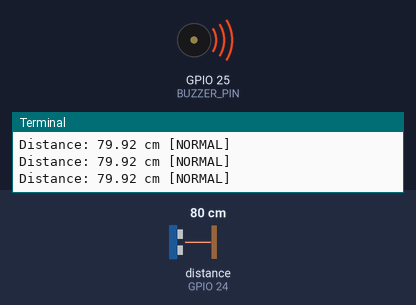
The program below on a simulated Raspberry Pi (BCM pin numbers). Shown: buzzer (waves = sounding, pin HIGH), the last lines printed to the terminal. Inputs (shaded band) come from the test bench; at power-on: distance to the obstacle (sensor on GPIO 24) 80 cm. The echo pulse lasts 58.3 µs per cm; the clock reads 2024-03-15 10:24:30 at power-on unless the program sets it; pins used as bus, display or sensor lines are not drawn.

Above: at 3.2 s.
3.3 s: distance to the obstacle (sensor on GPIO 24) set to 22 cm
4.8 s: distance to the obstacle (sensor on GPIO 24) set to 17 cm
At 5.5 s:
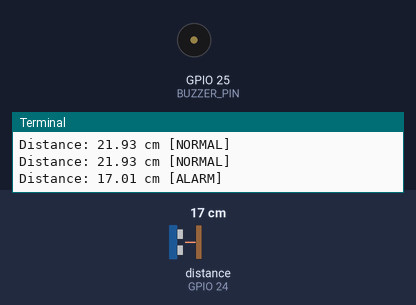
6.5 s: distance to the obstacle (sensor on GPIO 24) set to 35 cm
At 6.9 s:
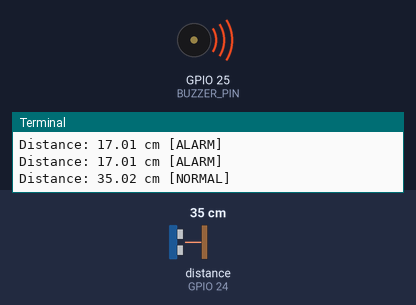
8.0 s: distance to the obstacle (sensor on GPIO 24) set to 2 cm
At 9.5 s:
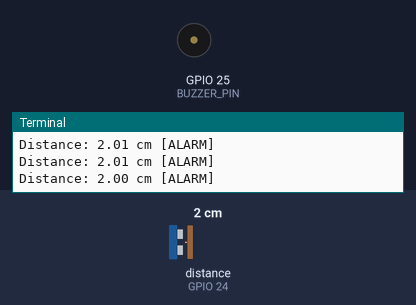
Timing chart, 0 to 10.5 s (numbered marks = the images above; inputs shaded):
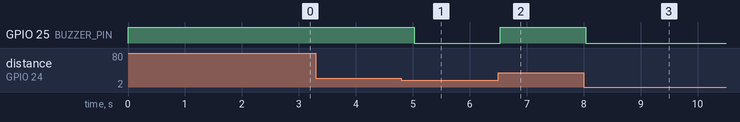

The program:

distance_with_buzzer_v1.py
```python
#!/usr/bin/env python3
# -*- coding: utf-8 -*-

"""
超声波测距系统 - 使用HC-SR04传感器与蜂鸣器报警

该程序通过HC-SR04超声波传感器测量距离，并根据设定的阈值控制蜂鸣器报警。

使用低电平触发蜂鸣器

硬件连接：
- HC-SR04传感器触发引脚(TRIG)连接到GPIO23
- HC-SR04传感器回声引脚(ECHO)连接到GPIO24
- 有源蜂鸣器控制引脚连接到GPIO25
"""

import RPi.GPIO as GPIO
import time

# 定义引脚
TRIG_PIN = 23
ECHO_PIN = 24
BUZZER_PIN = 25

# 设置GPIO模式和引脚
GPIO.setmode(GPIO.BCM)
GPIO.setup(TRIG_PIN, GPIO.OUT, initial=GPIO.LOW)
GPIO.setup(ECHO_PIN, GPIO.IN)
GPIO.setup(BUZZER_PIN, GPIO.OUT, initial=GPIO.HIGH)

# 传感器稳定时间
time.sleep(2)

# 测量距离的函数
def measure():
    try:
        # 发送触发信号
        GPIO.output(TRIG_PIN, GPIO.HIGH)
        time.sleep(0.00001)  # 10微秒脉冲
        GPIO.output(TRIG_PIN, GPIO.LOW)
        t0 = time.time()

        # 等待回声信号发出
        while GPIO.input(ECHO_PIN) == GPIO.LOW:
            if time.time() - t0 > 0.038:
                return float('inf')

        # 记录发射时间
        t1 = time.time()

        # 等待回声信号返回
        while GPIO.input(ECHO_PIN) == GPIO.HIGH:
            if time.time() - t0 > 0.038:
                return float('inf')

        t2 = time.time()

        # 计算距离（声速在空气中约为343米/秒）
        return (t2 - t1) * 34300 / 2  # 单位: 厘米
    except Exception as e:
        print(f"[ERROR] Measurement failed @ {time.strftime('%Y-%m-%d %H:%M:%S')}: {str(e)}")
        return None

# 根据距离控制蜂鸣器的函数
def control_buzzer(distance, threshold=20):
    if distance is not None:
        if distance < threshold:
            GPIO.output(BUZZER_PIN, GPIO.LOW)  # 激活蜂鸣器
        else:
            GPIO.output(BUZZER_PIN, GPIO.HIGH)   # 关闭蜂鸣器
            # print(f"Buzzer: OFF (Actual GPIO state: {GPIO.input(BUZZER_PIN)})")
            # print("Buzzer: OFF")

# 主程序部分
print("Ultrasonic distance measurement with buzzer alarm in progress...")
try:
    while True:
        # 测量距离
        dist = measure()
        # 根据距离和阈值控制蜂鸣器
        control_buzzer(dist, threshold=20)
        # input("按Enter继续...")
        if dist == float('inf') or dist > 400:
            print("Out of measurement range")
        elif dist is not None:
            # 根据距离与阈值比较显示状态
            status = "ALARM" if dist < 20 else "NORMAL"
            print(f"Distance: {dist:.2f} cm [{status}]")

        # 每隔0.5秒测量一次
        time.sleep(0.5)
except KeyboardInterrupt:
    print("\nMeasurement ended")
finally:
    print("Cleaning up GPIO...")
    GPIO.cleanup()
```

Measured:
- the behaviour switches between 20 and 19 cm on distance to the obstacle (sensor on GPIO 24) (found by bisection; images 0 and 1)
- after the input at 4.8 s, GPIO 25 (BUZZER_PIN): HIGH → LOW after 0.23 s
- after the input at 6.5 s, GPIO 25 (BUZZER_PIN): LOW → HIGH at once
- after the input at 8.0 s, GPIO 25 (BUZZER_PIN): HIGH → LOW at once
